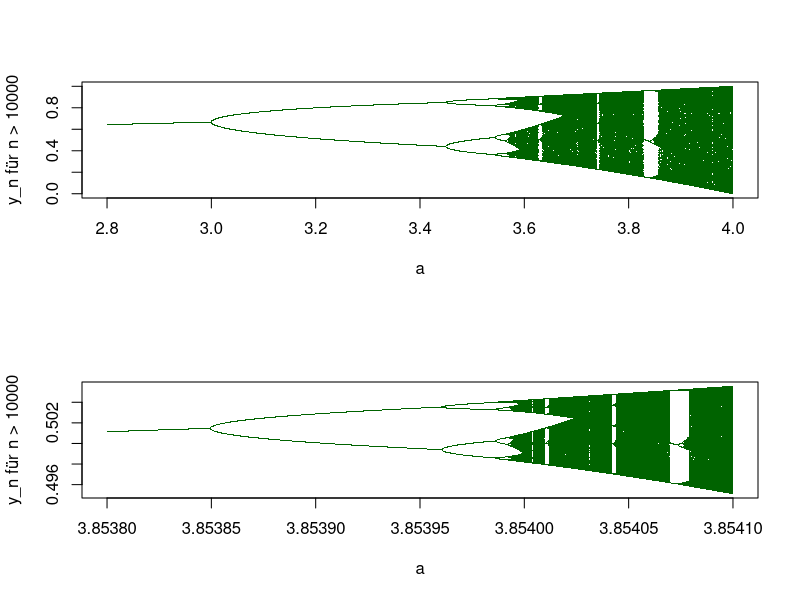

Generate this figure with R:
# Abb. 1.23: Bifurkationsdiagramm des logistischen Wachstumsmodells (Buch, Abschnitt 1.3, Gl. 1.28)
# y_{n+1} = a y_n (1 - y_n): für jeden Wert von a wird nach n_* = 10000 Schritten das Langzeitverhalten gezeichnet
# oben: 2.8 <= a <= 4;  unten: Ausschnitt 3.8538 <= a <= 3.8541, 0.494 <= y <= 0.506 (das Muster kehrt wieder)
# (c) 2026 Philipp Kügler · Programm zum Buch „Dynamische Systeme in den Lebenswissenschaften“ · MIT-Lizenz (siehe LICENSE)
gruen <- rgb(0, 0.39, 0)
bereiche <- list(seq(2.8, 4.0, length.out = 2401), seq(3.8538, 3.8541, length.out = 1501))
behalten <- c(200, 6000)
fenster <- rbind(c(0, 1), c(0.494, 0.506))
par(mfrow = c(2, 1))
for (p in 1:2) {
  a <- bereiche[[p]]
  y <- rep(0.9, length(a))               # alle Parameterwerte gleichzeitig (Vektor)
  for (k in 1:10000) y <- a * y * (1 - y)          # Einschwingen
  A <- c(); Y <- c()
  for (k in 1:behalten[p]) {             # Langzeitverhalten sammeln
    y <- a * y * (1 - y)
    m <- y > fenster[p, 1] & y < fenster[p, 2]
    A <- c(A, a[m]); Y <- c(Y, y[m])
  }
  plot(A, Y, pch = ".", col = gruen, xlab = "a", ylab = "y_n für n > 10000")
}

a <- 3.2; y <- 0.9                       # Beispiel a = 3.2: zwei Werte wechseln sich ab (2-Zyklus)
for (k in 1:10000) y <- a * y * (1 - y)
cat(sprintf("a = 3.2:  2-Zyklus %.4f <-> %.4f\n", y, a * y * (1 - y)))
